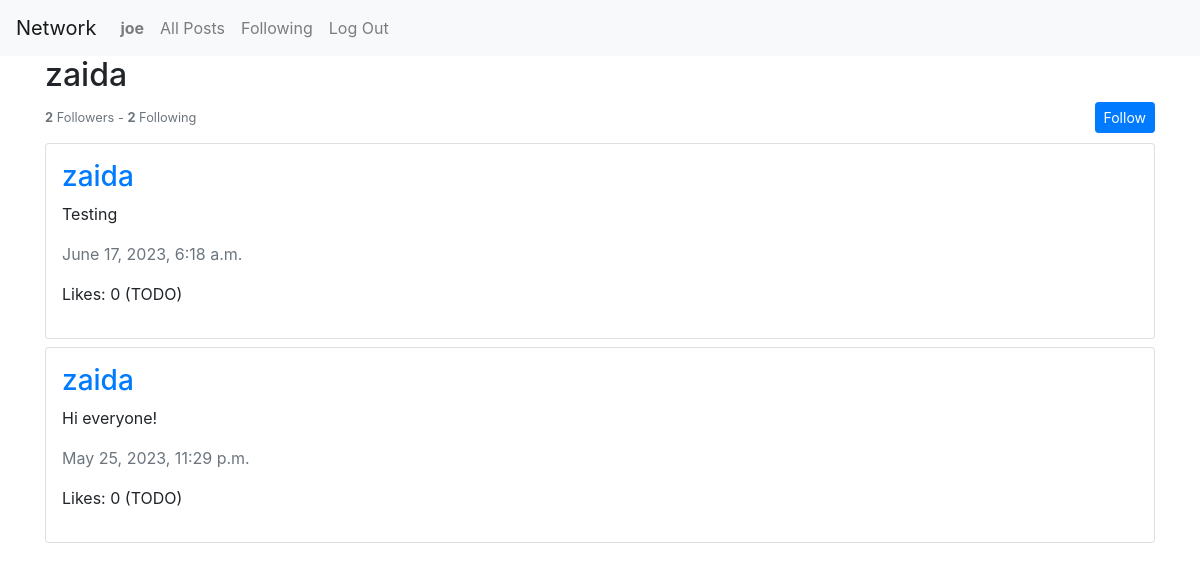
The app's page /profile/1 (signed in) with its own data.
### network/models.py (models this page shows, shortened)
class User(AbstractUser):
    pass

class Post(models.Model):
    author = models.ForeignKey(User, on_delete=models.CASCADE, related_name='posts')
    body = models.CharField(max_length=255)
    timestamp = models.DateTimeField(auto_now_add=True)

### network/views.py (the view)
# urls.py: path('profile/<int:user_id>', views.profile, name="profile"),
def profile(request, user_id):
    user = User.objects.get(pk=user_id)
    posts = Post.objects.filter(author=user).order_by('id').reverse()
    following = Follow.objects.filter(follower=user)
    followers = Follow.objects.filter(following=user)
    try:
        isFollower = followers.filter(user=User.objects.get(pk=request.user.id))
        if len(isFollower) != 0:
            isFollowing = False
        else:
            isFollowing = True
    except:
        isFollowing = False
    paginator = Paginator(posts, 10)
    page_number = request.GET.get('page')
    page_obj = paginator.get_page(page_number)
    return render(request, "network/profile.html", {
        'posts': posts,
        'page_obj': page_obj,
        'username': user.username,
        'followers': followers,
        'following': following,
        'isFollowing': isFollowing,
        'profile_owner': user
    })

### network/templates/network/profile.html (shortened to what this page needs)
{% extends "network/layout.html" %} {% block body %}
<div class="container">
  <h2>{{ username}}</h2>
  <div class=" d-flex align-items-baseline justify-content-between">
    <p class="text-secondary small">
      <strong>{{ followers.count }}</strong> Followers - <strong>{{ following.count }}</strong> Following
    </p>
    {% if user.is_authenticated %}  {% if user != profile_owner %} {{""}}{% if isFollowing %}
    <form action="{% url 'unfollow' %}" method="post">
      {% csrf_token %}
      <input type="hidden" name="followerUser" value="{{ profile_owner }}">
      <input type="submit" class="btn btn-danger btn-sm" value="Unfollow"></input>
    </form>
    {% else %}
     <form action="{% url 'follow' %}" method="post">
      <input type="submit" class="btn btn-primary btn-sm" value="Follow"></input>
    </form>
    {% endif %} {% endif %} {% endif %}
  </div>
  <div id="all-posts">
    {% for post in page_obj %}
    <div class="card mb-2 p-3">
      <h3>
        <a href="{% url 'profile' user_id=profile_owner.id %}"
          >{{ post.author }}</a
        >
      </h3>
      <p>{{ post.body }}</p>
      <p class="text-secondary lh-1">{{ post.timestamp }}</p>
      <p>Likes: 0 (TODO)</p>
    </div>
    {% empty %}
    <h3>No posts available</h3>
    {% endfor %}
  </div>
</div>
{% endblock %}

### network/templates/network/layout.html (shortened to what this page needs)
{% load static %}
<!DOCTYPE html>
<html lang="en">
  <head>
    <link
      rel="stylesheet"
      href="https://stackpath.bootstrapcdn.com/bootstrap/4.4.1/css/bootstrap.min.css"
    />
    <link href="{% static 'network/styles.css' %}" rel="stylesheet" />
  </head>
  <body>
    <nav class="navbar navbar-expand-lg navbar-light bg-light">
      <a class="navbar-brand" href="#">Network</a>
      <div>
        <ul class="navbar-nav mr-auto">
          {% if user.is_authenticated %}
          <li class="nav-item">
            <a class="nav-link" href="{% url 'profile' user_id=user.id %}"
              ><strong>{{ user.username }}</strong></a
            >
          </li>
          {% endif %}
          <li class="nav-item">
            <a class="nav-link" href="{% url 'index' %}">All Posts</a>
          </li>
          {% if user.is_authenticated %}
          <li class="nav-item">
            <a class="nav-link" href="{% url 'following' %}">Following</a>
          </li>
          <li class="nav-item">
            <a class="nav-link" href="{% url 'logout' %}">Log Out</a>
          </li>
          {% endif %}
        </ul>
      </div>
    </nav>
    <div class="body">{% block body %} {% endblock %}</div>
  </body>
</html>

### records on screen
User: username "joe"
User: username "zaida"
Post: author "zaida", body "Testing", timestamp "June 17, 2023, 6:18 a.m."
Post: author "zaida", body "Hi everyone!", timestamp "May 25, 2023, 11:29 p.m."

### other values on screen
{{ followers.count }} "2"
{{ following.count }} "2"
